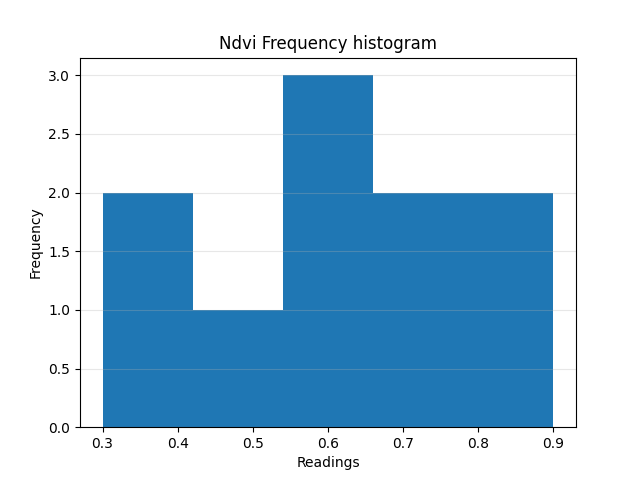

The script that saved this image:
import matplotlib.pyplot as plt 

ndvi_readings = [0.3, 0.6, 0.8, 0.4, 0.9, 0.5, 0.7, 0.65, 0.75, 0.55]

plt.hist(ndvi_readings, bins=5)

plt.xlabel("Readings")
plt.ylabel("Frequency")

plt.title("Ndvi Frequency histogram")
plt.grid(axis="y",alpha=0.3) # Used to mark the axis at points to read values better - alpha means opacity
plt.savefig("04_histogram.png")
